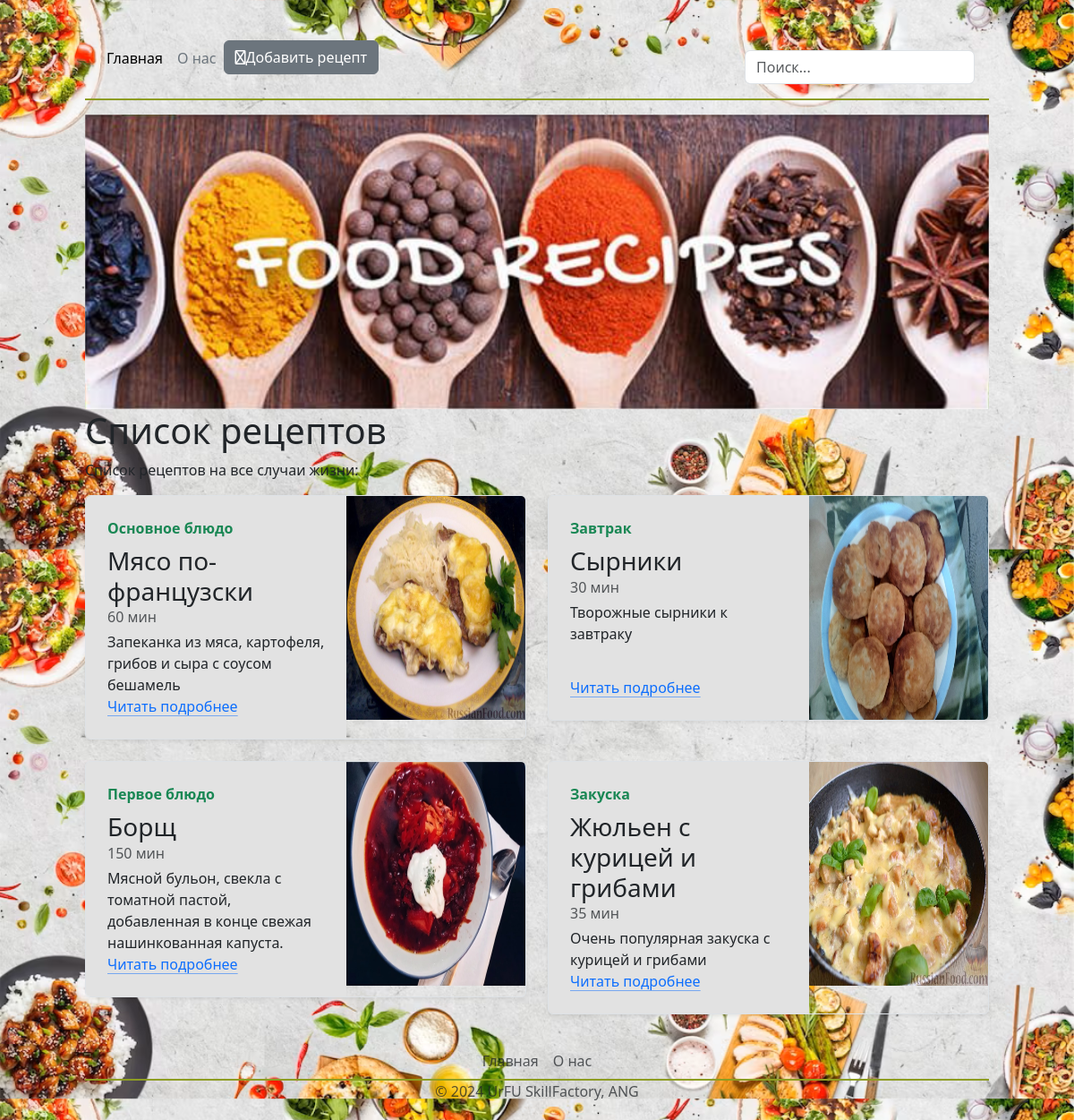
The page / on the database its author committed.
### main/models.py (models this page shows, shortened)
class Recipes(models.Model):
    title = models.CharField('Название блюда', max_length=100)
    description = models.CharField('Краткое описание', max_length=250)
    ingredients = models.TextField('Ингредиенты')
    instructions = models.TextField('Рецепт')
    cook_time = models.IntegerField('Время приготовления')
    tags = models.CharField('Тэги', max_length=50)
    photo = models.ImageField(upload_to='static/main/img/meals/', default=None, blank=True, verbose_name='Фото')
    class Meta:
        verbose_name = 'Рецепт'
        verbose_name_plural = 'Рецепты'

### main/views.py (the view)
# urls.py: path('', views.index, name='main'),
def index(request):
    tag_query = request.GET.get('tags', '')
    search_query = request.GET.get('search', '')
    meal_list = Recipes.objects.filter(title__iregex=search_query, tags__iregex=tag_query)
    data = {
        "meal_list": meal_list,
    }
    return render(request, "main/index.html", data)

### main/templates/main/index.html (shortened to what this page needs)
{% extends 'main/layout.html' %}
{% block menustyle1 %}link-body-emphasis{% endblock %}
{% block menustyle2 %}link-secondary{% endblock %}
{% block header_image %}
    <img src="/static/main/img/header_pic.png" class="justify-content-center main-image" alt="">
{% endblock %}
{% block content %}
    <h1>Список рецептов</h1>
    <p>Список рецептов на все случаи жизни:</p>
    {% include "main/meal_list.html" %}
{% endblock %}

### main/templates/main/meal_list.html
{% load static %}
<div class="row mb-2">
  {% for meal in meal_list %}
    <div class="col-md-6">
      <div class="row g-0 border rounded overflow-hidden flex-md-row mb-4 shadow-sm h-md-250 position-relative">
        <div class="col p-4 d-flex flex-column position-static back-white">
          <strong class="d-inline-block mb-2 text-primary-emphasis"><a href="/?tags={{ meal.tags }}" class="link-success link-offset-2 link-underline-opacity-0 link-underline-opacity-100-hover">{{ meal.tags }}</a></strong>
          <h3 class="mb-0">{{ meal.title }}</h3>
          <div class="mb-1 text-body-secondary">{{ meal.cook_time }} мин</div>
          <p class="card-text mb-auto">{{ meal.description }}</p>
          <a href="{% url 'detail' meal.id %}" class="icon-link gap-1 icon-link-hover">
            Читать подробнее
          </a>
        </div>
        <div class="col-auto d-none d-lg-block">
          <img src="{{ meal.photo }}" width="200" height="250" alt="None">
        </div>
      </div>
    </div>
  {% endfor %}
</div>

### main/static/main/css/style.css (style rules this page uses)
body { background-image: url("../img/background.png"); background-size: 100%; background-repeat: repeat-y; }
.main-image { display: block; width: 100%; margin-left: auto; margin-right: auto; }
.back-white { background: #e2e2e2; }

### rows shown on the page
Recipes: tags "Основное блюдо", title "Мясо по-французски", cook_time "60", description "Запеканка из мяса, картофеля, грибов и сыра с соусом бешамель", photo (picture)
Recipes: tags "Завтрак", title "Сырники", cook_time "30", description "Творожные сырники к завтраку", shows a picture
Recipes: tags "Первое блюдо", title "Борщ", cook_time "150", description "Мясной бульон, свекла с томатной пастой, добавленная в конце свежая нашинкованная капуста.", shows a picture
Recipes: tags "Закуска", title "Жюльен с курицей и грибами", cook_time "35", description "Очень популярная закуска с курицей и грибами", photo (picture)
